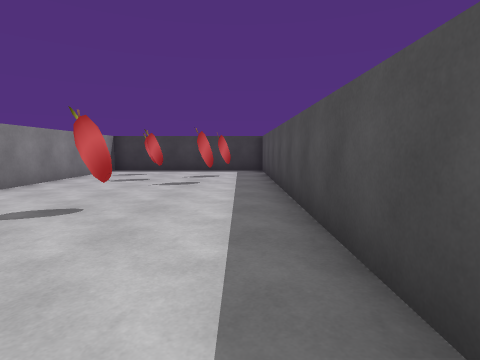
[1] (above)

24 first-person views from a walk through a scene from a Unity 3-D project. The camera is 1.3 m above the floor, tilts 6° down and sees 80° across. The floor is counted in squares, 2 m on a side. Each view is taken from the middle of a square. On the plan, view 1 faces up. The plan holds only what a view shows up to about 9 squares ahead; the rest is blank. The player character is not drawn.

[2]
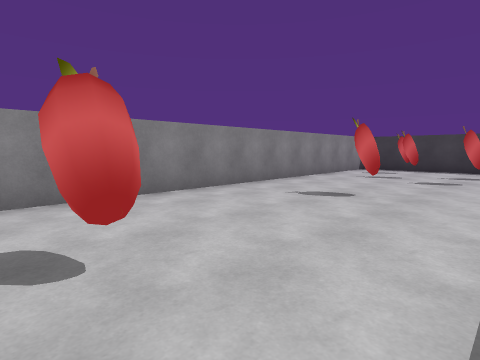

[3]
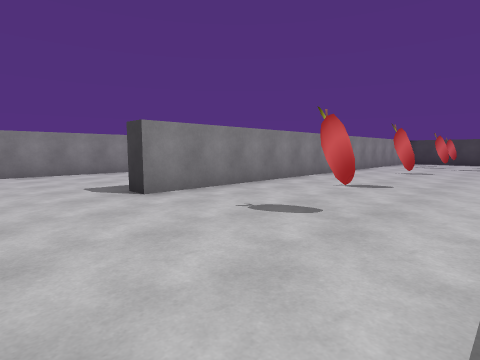

[4]
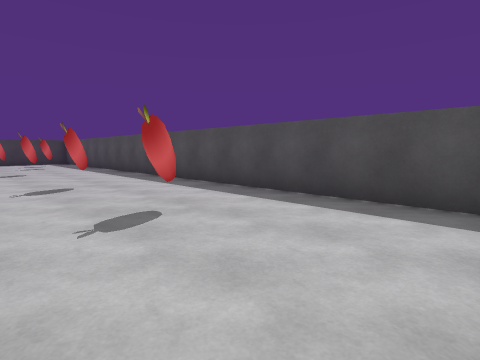

[5]
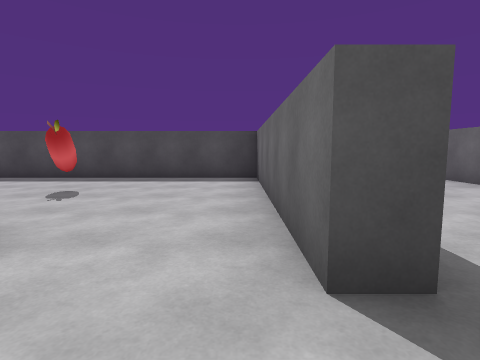

[6]
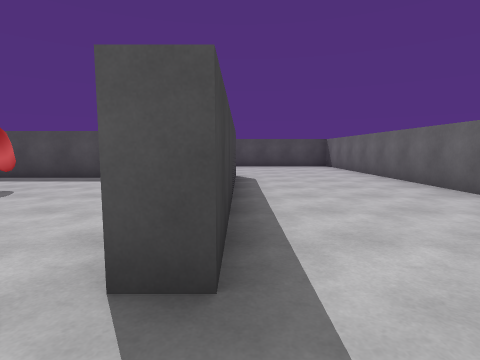

[7]
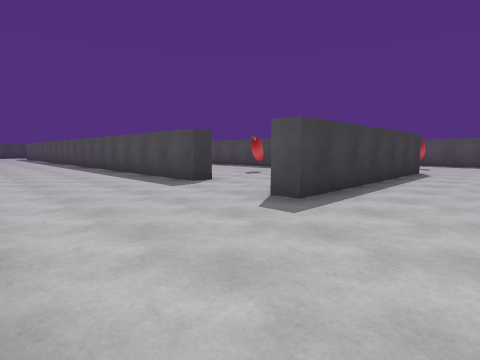

[8]
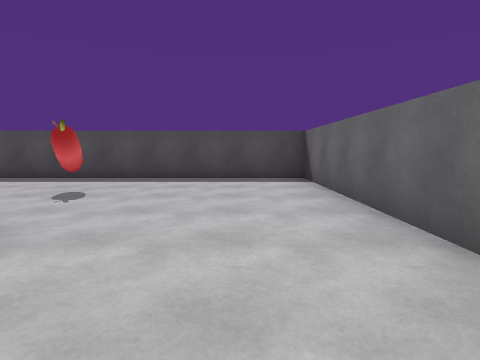

[9]
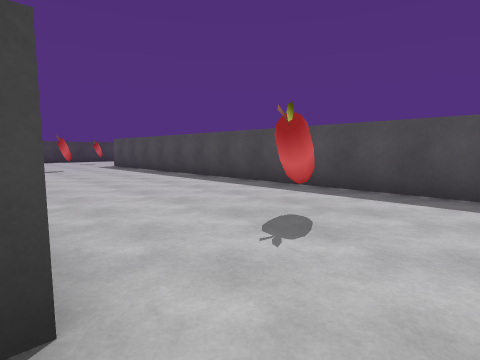

[10]
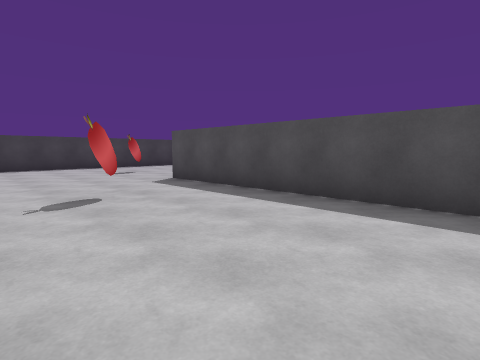

[11]
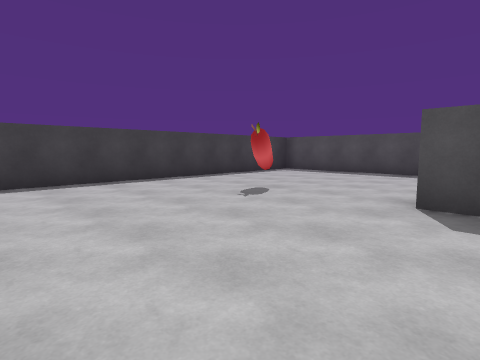

[12]
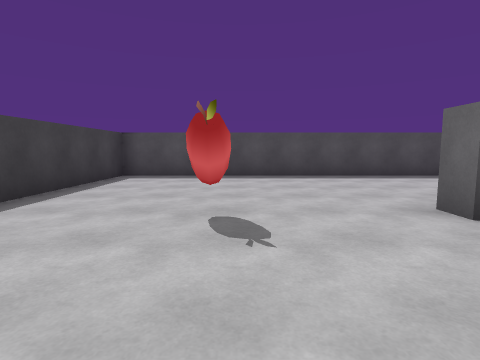

[13]
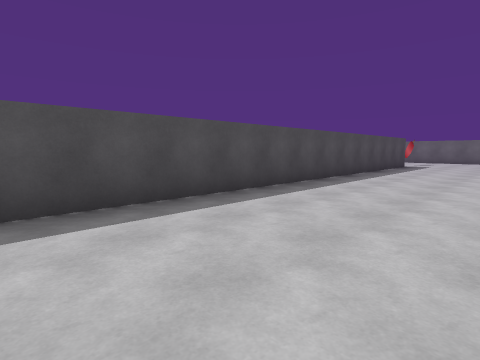

[14]
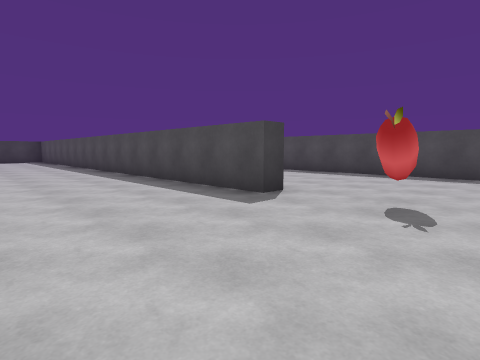

[15]
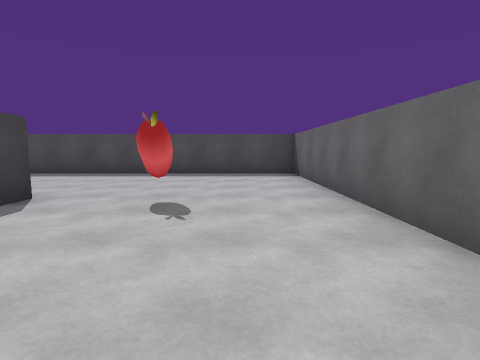

[16]
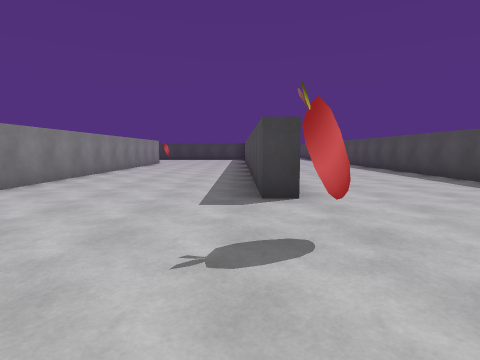

[17]
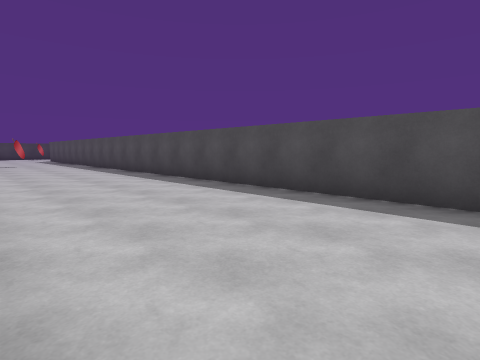

[18]
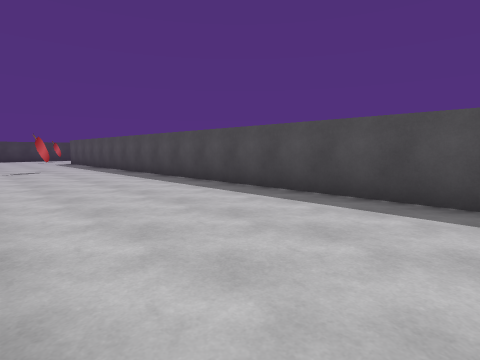

[19]
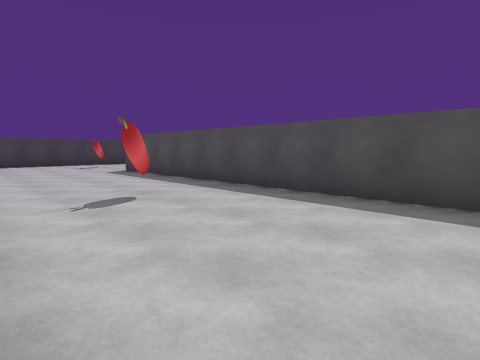

[20]
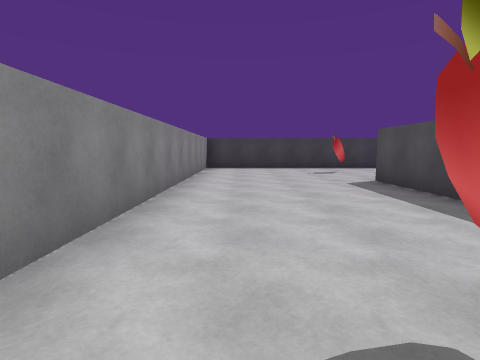

[21]
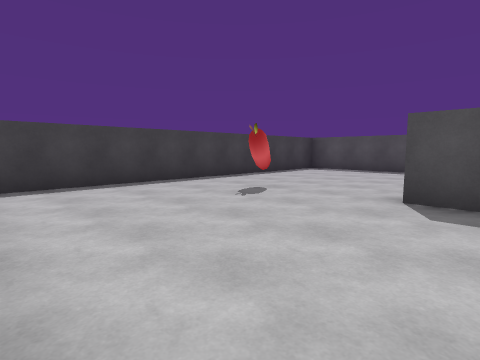

[22]
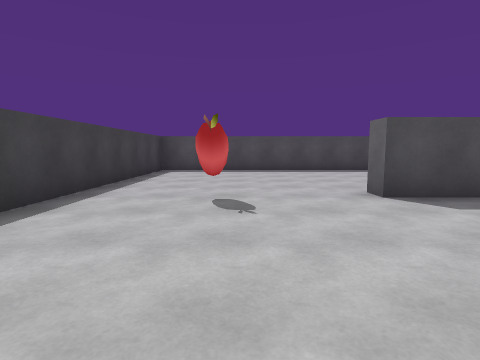

[23]
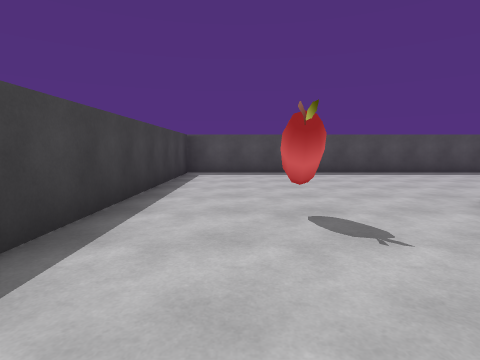

[24]
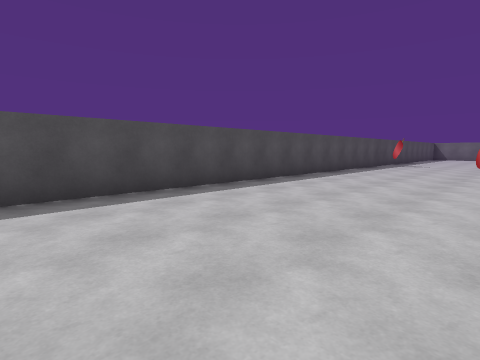

### Floor plan
Points are (right, up) in squares from view 1. A wall is a line through its corners. A room is listed if a view was taken in it or the views show most of it. See-through windows are left out.
Room 1 (views 1, 2, 3, 4)
walls: (-4.8, -6.4) (0.7, -6.4) (0.7, 9) (-3.9, 9) (-3.9, -4.1) (-4.4, -4.1)
ways out: opening at (-4, -5.5) to room 2
objects: apple (-2, -1); apple (-2, 3); apple (-2, 6); other object (-2, 8); apple (-1, -3); apple (-1, 6); apple (0, 7)
Room 2 (views 5, 6, 7, 8, 9, 10, 11, 12, 13, 14, 15, 16, 17, 18, 19, 20, 21, 22, 23, 24)
walls: (6.1, -0.9) (6.1, -5.5); (10.9, -6.2) (10.3, -6.2) (10.3, 9) (2.5, 9); (1.2, -6.9) (-4.8, -6.9) (-4.8, -6.4); (10.8, 17) (10.8, 9.4); (-4.4, -4.1) (-4.4, 0.3); (20.2, 7.4) (20.2, 18.5) (11.4, 18.5); (8.8, -10.5) (14.9, -10.5) (14.9, 14) (15.4, 14); (-8.3, -2.3) (-8.3, -5.4); (-1.9, -10.5) (5.6, -10.5) (5.6, 3.8) (6.1, 3.8)
ways out: opening at (-4, -5.5) to room 1
objects: apple (3, -6); apple (3, 2); apple (6, 6); apple (11, -8); apple (13, 9); apple (15, 16); other object (17, 9)

Positions as (right, up) in squares from view 1, and headings:
1: (0, 0), facing up
2: (0, -1), facing up-left
3: (0, -6), facing up-left
4: (-3, -6), facing up-right
5: (-6, -6), facing right
6: (-6, -7), facing right
7: (-8, -9), facing up-right
8: (-1, -9), facing right
9: (1, -8), facing up-right
10: (2, -2), facing up-right
11: (2, 3), facing up-right
12: (3, 6), facing right
13: (7, 6), facing down-right
14: (7, -9), facing up-right
15: (7, -9), facing right
16: (10, -10), facing up
17: (11, -5), facing up-right
18: (11, -1), facing up-right
19: (11, 5), facing up-right
20: (12, 8), facing up
21: (11, 13), facing up-right
22: (11, 16), facing right
23: (12, 17), facing right
24: (16, 16), facing down-right
